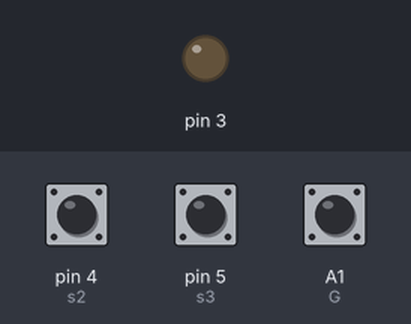
This sketch was run on a simulated Arduino Uno, built with avr-gcc and run on an emulated ATmega328P. On the bench: output pins drawn as LEDs (lit = HIGH). The test bench sets the inputs (shaded band); at power-on: A1 (G) HIGH, pin 4 (s2) HIGH, pin 5 (s3) HIGH.

Above: at 1.2 s.
1.3 s: A1 (G) pulled LOW for 0.15 s
At 1.47 s:
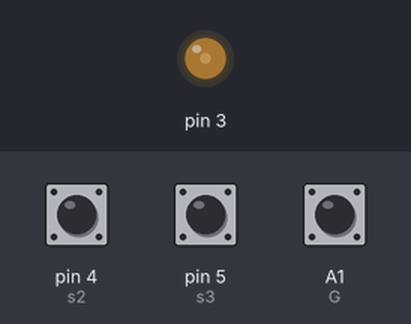
3.0 s: A1 (G) pulled LOW for 3.2 s
At 6.9 s:
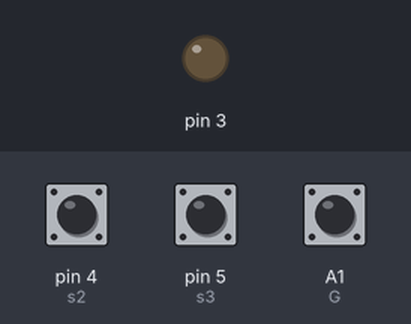
Timing chart, 0 to 8.4 s (numbered marks = the images above; inputs shaded):
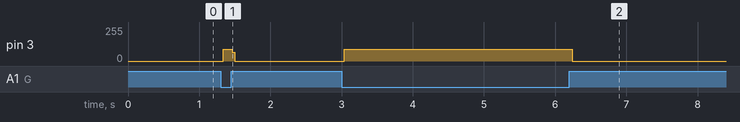

The sketch:

code_tcs3200.ino
```cpp
int s2 = 4;
int s3 = 5;
int R = A0, G =A1, B=A2;
void setup() {
  // put your setup code here, to run once:
  pinMode(s2, INPUT_PULLUP);
  pinMode(s3, INPUT_PULLUP);
  pinMode(R, INPUT_PULLUP);
  pinMode(G, INPUT_PULLUP);
  pinMode(B, INPUT_PULLUP);
}

void loop() {
  //R:
if(digitalRead(s2) == 0&&digitalRead(s3) ==0&&digitalRead(R)==0){
  digitalWrite(3, 1);
  delayMicroseconds(150);
  digitalWrite(3, 0);
  delayMicroseconds(250);
}
//G
if(digitalRead(s2) == 1&&digitalRead(s3) ==1&& digitalRead(G)==0){
  digitalWrite(3, 1);
  delayMicroseconds(150);
  digitalWrite(3, 0);
  delayMicroseconds(250);
}
//B
if(digitalRead(s2) == 0&&digitalRead(s3) ==1 && digitalRead(B)==0){
  digitalWrite(3, 1);
  delayMicroseconds(150);
  digitalWrite(3, 0);
  delayMicroseconds(250);
}
else{analogWrite(3, 0);}
}
```

Measured:
- after the input at 1.3 s, pin 3: 0/255 → 90/255 at once, → 0/255 0.12 s later
- after the input at 3.0 s, pin 3: 0/255 → 90/255 at once, → 0/255 3.2 s later
